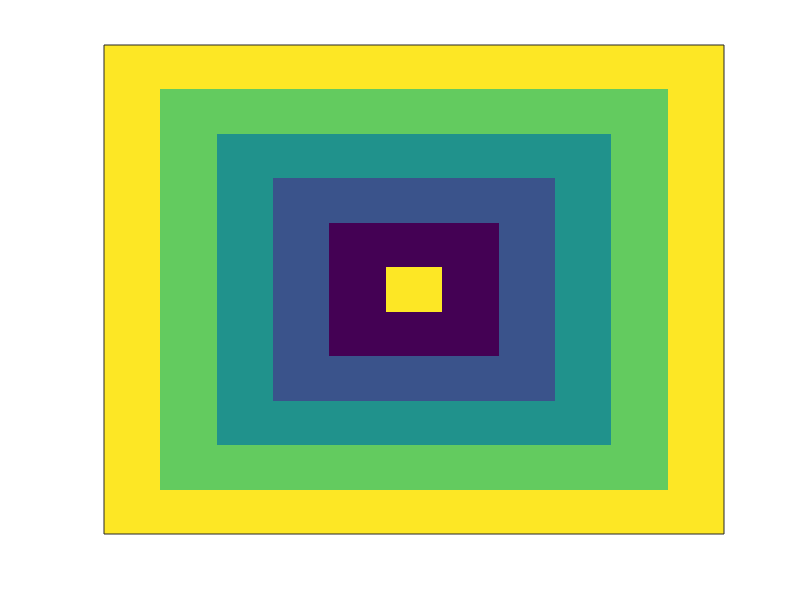

This figure's MATLAB source: (Note: this script raises an error after producing the figure.)
clear
clc
m = input('Enter the number of squares:');
A = zeros((2*m)+1);
for a = 1:m
    for i = a:(2*m)+1-(a-1)
        for j = a:(2*m)+1-(a-1)
            if(i==a || i==((2*m)+1-(a-1)) || j==a || j==(2*m)+1-(a-1));
                A(i,j) = m-(a-1);
            end
        end
    end
end
A
for t=1:200
    for i=1:2*m+1
        for j=1:2*m+1
            A(i,j)=A(i,j)+1;
            if(A(i,j)>m)
                A(i,j)=A(i,j)-m;
            end
        end
    end
    imagesc(A);
    set(gca,'XTick',[]);
    set(gca,'YTick',[]);
    S(t)=getframe();
end
movie2avi(S,'A_Concentric_Matrix.avi')